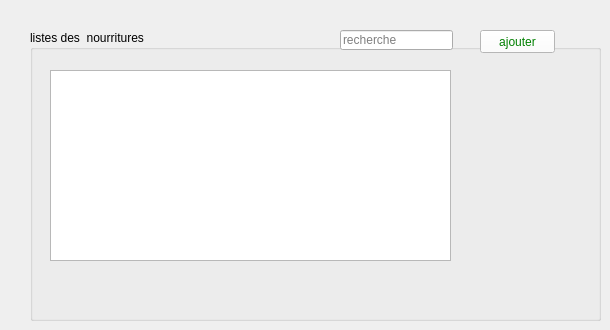
        <widget class="QWidget" name="tab_2">
         <attribute name="title">
          <string>nourritures</string>
         </attribute>
         <widget class="QGroupBox" name="groupBox_2">
          <property name="geometry">
           <rect>
            <x>30</x>
            <y>30</y>
            <width>571</width>
            <height>291</height>
           </rect>
          </property>
          <property name="title">
           <string>listes des  nourritures</string>
          </property>
          <widget class="QLineEdit" name="lineEdit_5">
           <property name="geometry">
            <rect>
             <x>310</x>
             <y>0</y>
             <width>113</width>
             <height>20</height>
            </rect>
           </property>
           <property name="placeholderText">
            <string>recherche</string>
           </property>
          </widget>
          <widget class="QPushButton" name="pushButton_4">
           <property name="geometry">
            <rect>
             <x>450</x>
             <y>0</y>
             <width>75</width>
             <height>23</height>
            </rect>
           </property>
           <property name="styleSheet">
            <string notr="true">color: green ; background-color: white </string>
           </property>
           <property name="text">
            <string>ajouter</string>
           </property>
          </widget>
          <widget class="QTableView" name="tableView_2">
           <property name="geometry">
            <rect>
             <x>20</x>
             <y>40</y>
             <width>401</width>
             <height>191</height>
            </rect>
           </property>
          </widget>
         </widget>
        </widget>
